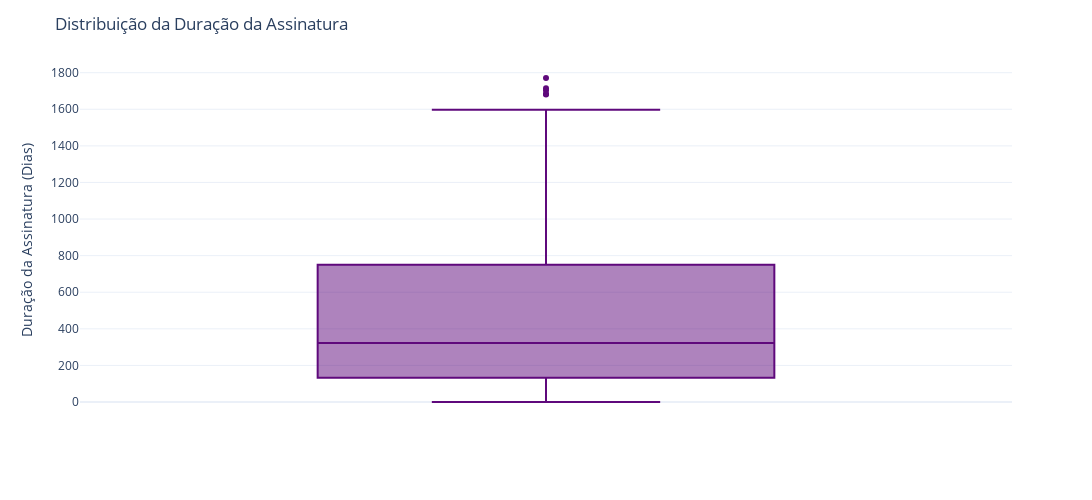

Notebook code for this chart:
### Markdown cell above
### 2.4.1- Análise Descritiva dos Dados em Boxplots 

Criação de boxplots para visualização da distribuição dos dados e identificação de outliers.

### Code cell
# Criando o boxplot com Plotly
fig = px.box(data, y='subscription_duration', color_discrete_sequence=["#5F097C"])

# Personalizando o gráfico
fig.update_layout(
    title='Distribuição da Duração da Assinatura',
    yaxis_title='Duração da Assinatura (Dias)',
    template='plotly_white',
     width=1300, height=500)

fig.write_image('imgs/subscription_duration_boxplot.png')
# Mostrando o gráfico
fig.show()

### Figure 1 — Plotly figure (JSON) as saved in the notebook; plotly's stock layout.template omitted (floating-point values rounded to 4 significant figures; data arrays with more than 128 entries replaced by an {"elided": "..."} marker saying what was removed)
{"data": [{"alignmentgroup": "True", "hovertemplate": "subscription_duration=%{y}<extra></extra>", "legendgroup": "", "marker": {"color": "#5F097C"}, "name": "", "notched": false, "offsetgroup": "", "orientation": "v", "showlegend": false, "type": "box", "x0": " ", "xaxis": "x", "y": {"elided": "10000 int values"}, "y0": " ", "yaxis": "y"}], "layout": {"boxmode": "group", "height": 500, "legend": {"tracegroupgap": 0}, "margin": {"t": 60}, "title": {"text": "Distribuição da Duração da Assinatura"}, "width": 1300, "xaxis": {"anchor": "y", "domain": [0, 1]}, "yaxis": {"anchor": "x", "domain": [0, 1], "title": {"text": "Duração da Assinatura (Dias)"}}}}
